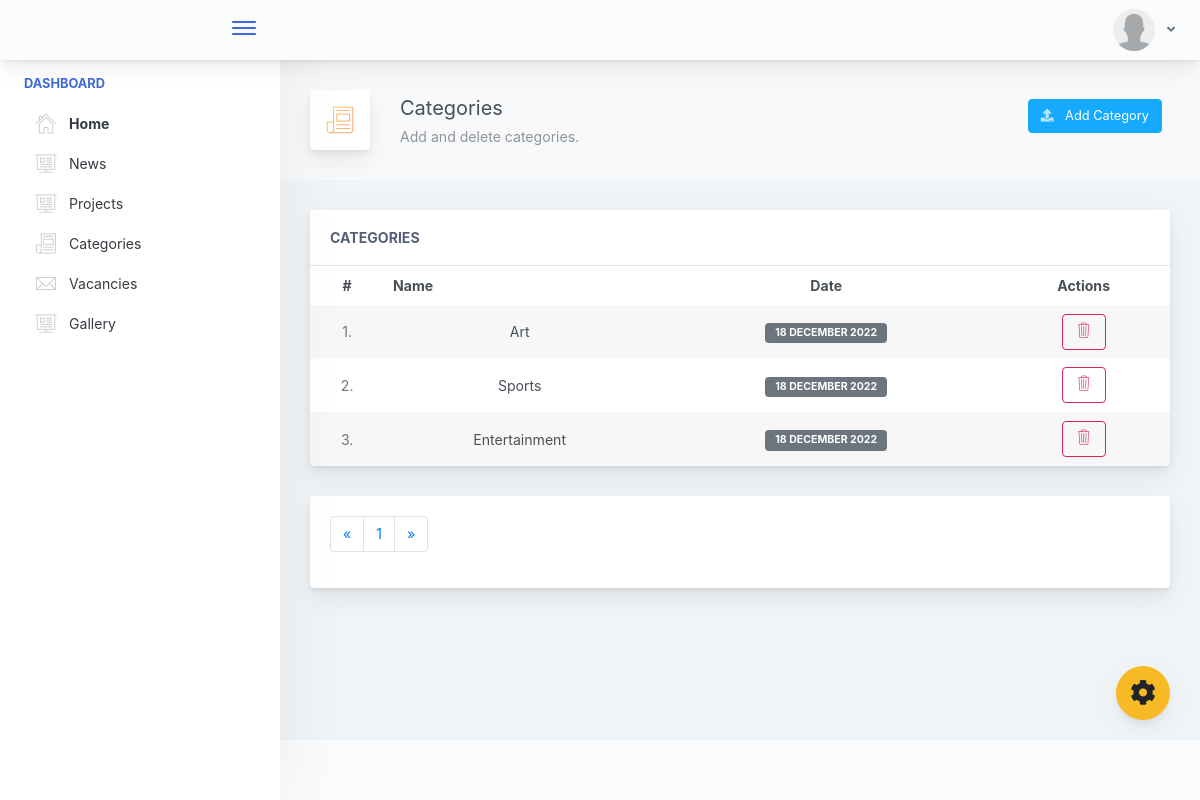
The app's page /categories.php (signed in) with its own data.
### tables this page shows
CREATE TABLE `category` (
  `cat_id` int(24) NOT NULL,
  `cat_name` varchar(50) NOT NULL,
  `date` date NOT NULL
);

### categories.php (the view, shortened to what this page needs)
<?php
include('connection.php');
?>
<!doctype html>
<html lang="en">
<head>
    <link href="./main.css" rel="stylesheet">
</head>
<body>
    <div class="app-container app-theme-white body-tabs-shadow fixed-sidebar fixed-header">
        <div class="app-header header-shadow">
            <div class="app-header__logo">
                <div class="header__pane ml-auto">
                    <div>
                        <button type="button" class="hamburger close-sidebar-btn hamburger--elastic" data-class="closed-sidebar">
                            <span class="hamburger-box">
                                <span class="hamburger-inner"></span>
                            </span>
                        </button>
                    </div>
                </div>
            </div>
            <div class="app-header__content">
                <div class="app-header-right">
                    <div class="header-btn-lg pr-0">
                        <div class="widget-content p-0">
                            <div class="widget-content-wrapper">
                                <div class="widget-content-left">
                                    <div class="btn-group">
                                        <a data-toggle="dropdown" aria-haspopup="true" aria-expanded="false" class="p-0 btn">
                                            <img width="42" class="rounded-circle" src="assets/images/avatars/user.png" alt="">
                                            <i class="fa fa-angle-down ml-2 opacity-8"></i>
                                        </a>
                                    </div>
                                </div>
                            </div>
                        </div>
                    </div>
                </div>
            </div>
        </div>
        <div class="ui-theme-settings">
            <button type="button" id="TooltipDemo" class="btn-open-options btn btn-warning">
                <i class="fa fa-cog fa-w-16 fa-spin fa-2x"></i>
            </button>
        </div>
        <div class="app-main">
            <div class="app-sidebar sidebar-shadow">
			 <div class="scrollbar-sidebar">
                    <div class="app-sidebar__inner">
                        <ul class="vertical-nav-menu">
                            <li class="app-sidebar__heading">Dashboard</li>
                            <li class="mm-active">
                                <a href="home.php">
                                    <i class="metismenu-icon pe-7s-home"></i>
                                    Home
                                </a>
                            </li>
                            <li>
                                <a href="blog.php">
                                    <i class="metismenu-icon pe-7s-display2"></i>
                                  News
                                </a>
                            </li>
                            <li>
                                <a href="projects.php">
                                    <i class="metismenu-icon pe-7s-display2"></i>
                                    Projects
                                </a>
                            </li>
                            <li>
                                <a href="categories.php">
                                    <i class="metismenu-icon pe-7s-news-paper"></i>
                                    Categories
                                </a>
                            </li>
                            <li>
                                <a href="vacancy.php">
                                    <i class="metismenu-icon pe-7s-mail"></i>
                                    Vacancies
                                </a>
                            </li>
                           <li>
                                <a href="gallery.php">
                                    <i class="metismenu-icon pe-7s-display2"></i>
                                    Gallery
                                </a>
                            </li>
                        </ul>
                    </div>
                </div>
            </div>
            <div class="app-main__outer">
                <div class="app-main__inner">
                    <div class="app-page-title">
                        <div class="page-title-wrapper">
                            <div class="page-title-heading">
                                <div class="page-title-icon">
                                    <i class="pe-7s-news-paper icon-gradient bg-sunny-morning">
                                    </i>
                                </div>
                                <div>Categories
                                    <div class="page-title-subheading">Add and delete categories.
                                    </div>
                                </div>
                            </div>
                            <div class="page-title-actions">
                                <button type="button" class="btn mr-2 mb-2 btn-info" data-toggle="modal" data-target=".bd-example-modal-sm">
                                    <span class="btn-icon-wrapper pr-2 opacity-7">
                                        <i class="fa fa-upload fa-w-20"></i>
                                    </span>
                                    Add Category
                                </button>
                            </div>
                        </div>
                    </div>
                    <div class="row">
                        <div class="col-md-12">
                            <div class="main-card mb-3 card">
                                <div class="card-header">Categories
                                </div>
                                <div class="table-responsive">
                                    <table class="align-middle mb-0 table table-borderless table-striped table-hover">
                                        <thead>
                                            <tr>
                                                <th class="text-center">#</th>
                                                <th>Name</th>
                                                <th class="text-center">Date</th>
                                                <th class="text-center">Actions</th>
                                            </tr>
                                        </thead>
                                        <tbody>
                                            <?php
                                            @$page = $_GET["page"];
                                            if ($page == "" || $page == "1") {
                                                $page1 = 0;
                                            } else {
                                                $page1 = ($page * 5) - 5;
                                            }
                                            $query = "SELECT * FROM category ORDER BY cat_id desc limit $page1,5";
                                            $run = mysqli_query($conn, $query);
                                            $index = 1;
                                            while ($row = mysqli_fetch_array($run)) {
                                            ?>
                                                <tr>
                                                    <td class="text-center text-muted"><?php echo $index; ?>.</td>
                                                    <td class="text-center" style="text-transform: capitalize;"><?php echo $row['cat_name'] ?></td>
                                                    <td class="text-center"><span class="badge badge-secondary"><?php echo date('d F Y',strtotime($row['date'])); ?></span></td>
                                                    <td class="text-center">
                                                        <a href="categories.php?del_id=<?php echo $row['cat_id'] ?>" class="btn btn-outline-danger btn-transition"><i class="pe-7s-trash" style="font-size:large;"></i></a>
                                                    </td>
                                                </tr>
                                            <?php
                                                $index++;
                                            } ?>
                                        </tbody>
                                    </table>
                                </div>
                            </div>
                            <div class="main-card mb-3 card">
                                <div class="card-body">
                                    <nav class="" aria-label="Page navigation example">
                                        <?php
                                        $resl = mysqli_query($conn, "SELECT * FROM category");
                                        $cout = mysqli_num_rows($resl);
                                        $a = $cout / 5;
                                        $a = ceil($a);
                                        ?>
                                        <ul class="pagination">
                                            <li class="page-item"><a href="javascript:void(0);" class="page-link" aria-label="Previous"><span aria-hidden="true">«</span><span class="sr-only">Previous</span></a></li>
                                            <?php for ($b = 1; $b <= $a; $b++) {  ?>
                                                <li class="page-item"><a href="categories.php?page=<?php echo $b; ?>" class="page-link"><?php echo $b . " "; ?></a></li>
                                            <?php } ?>
                                            <li class="page-item"><a href="javascript:void(0);" class="page-link" aria-label="Next"><span aria-hidden="true">»</span><span class="sr-only">Next</span></a></li>
                                        </ul>
                                    </nav>
                                </div>
                            </div>
                        </div>
                    </div>
                </div>
                <div class="app-wrapper-footer">
                    <div class="app-footer">
                        <div class="app-footer__inner">
                        </div>
                    </div>
                </div>
            </div>
        </div>
    </div>
</body>
</html>

### records on screen
category: cat_name "Art", date "18 DECEMBER 2022"
category: cat_name "Sports", date "18 DECEMBER 2022"
category: cat_name "Entertainment", date "18 DECEMBER 2022"
